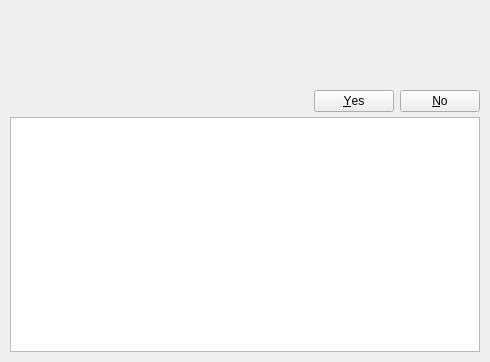
<?xml version="1.0" encoding="UTF-8"?>
<ui version="4.0">
 <class>TransactionDialog</class>
 <widget class="QWidget" name="TransactionDialog">
  <property name="geometry">
   <rect>
    <x>0</x>
    <y>0</y>
    <width>490</width>
    <height>362</height>
   </rect>
  </property>
  <property name="windowTitle">
   <string>Form</string>
  </property>
  <layout class="QVBoxLayout" name="layout">
   <property name="spacing">
    <number>0</number>
   </property>
   <property name="sizeConstraint">
    <enum>QLayout::SetMinimumSize</enum>
   </property>
   <property name="leftMargin">
    <number>10</number>
   </property>
   <property name="topMargin">
    <number>10</number>
   </property>
   <property name="rightMargin">
    <number>10</number>
   </property>
   <property name="bottomMargin">
    <number>10</number>
   </property>
   <item>
    <widget class="QLabel" name="text">
     <property name="text">
      <string/>
     </property>
     <property name="margin">
      <number>10</number>
     </property>
    </widget>
   </item>
   <item>
    <spacer name="verticalSpacer">
     <property name="orientation">
      <enum>Qt::Vertical</enum>
     </property>
     <property name="sizeType">
      <enum>QSizePolicy::Maximum</enum>
     </property>
     <property name="sizeHint" stdset="0">
      <size>
       <width>20</width>
       <height>50</height>
      </size>
     </property>
    </spacer>
   </item>
   <item>
    <widget class="QLabel" name="informativeText">
     <property name="text">
      <string/>
     </property>
     <property name="margin">
      <number>10</number>
     </property>
    </widget>
   </item>
   <item>
    <spacer name="verticalSpacer_2">
     <property name="orientation">
      <enum>Qt::Vertical</enum>
     </property>
     <property name="sizeType">
      <enum>QSizePolicy::Fixed</enum>
     </property>
     <property name="sizeHint" stdset="0">
      <size>
       <width>20</width>
       <height>2</height>
      </size>
     </property>
    </spacer>
   </item>
   <item>
    <widget class="QDialogButtonBox" name="buttonBox">
     <property name="sizePolicy">
      <sizepolicy hsizetype="Expanding" vsizetype="Maximum">
       <horstretch>0</horstretch>
       <verstretch>0</verstretch>
      </sizepolicy>
     </property>
     <property name="standardButtons">
      <set>QDialogButtonBox::No|QDialogButtonBox::Yes</set>
     </property>
    </widget>
   </item>
   <item>
    <spacer name="spacerDetails">
     <property name="orientation">
      <enum>Qt::Vertical</enum>
     </property>
     <property name="sizeType">
      <enum>QSizePolicy::Fixed</enum>
     </property>
     <property name="sizeHint" stdset="0">
      <size>
       <width>20</width>
       <height>5</height>
      </size>
     </property>
    </spacer>
   </item>
   <item>
    <widget class="QTextBrowser" name="detailedText">
     <property name="minimumSize">
      <size>
       <width>0</width>
       <height>150</height>
      </size>
     </property>
    </widget>
   </item>
  </layout>
  <action name="actionRunInTerminal">
   <property name="icon">
    <iconset resource="../resources.qrc">
     <normaloff>:/resources/images/terminal.png</normaloff>:/resources/images/terminal.png</iconset>
   </property>
   <property name="text">
    <string>Run in terminal</string>
   </property>
  </action>
 </widget>
 <resources>
  <include location="../resources.qrc"/>
 </resources>
 <connections/>
</ui>
